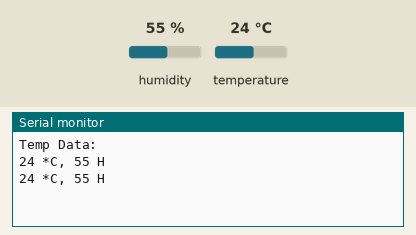
A sketch run on a simulated Arduino Uno, built with avr-gcc and run on an emulated ATmega328P. On the bench: the last lines printed to the serial monitor. The test bench sets the inputs (shaded band); at power-on: humidity 55 %, temperature 24 °C.

Above: at 2.3 s.
2.4 s: humidity set to 22 %
At 3.8 s:
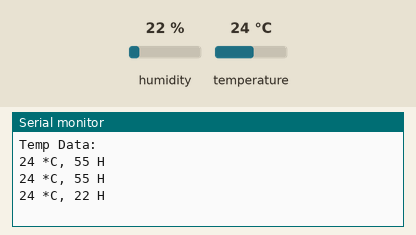
4.5 s: temperature set to 12 °C
At 5.8 s:
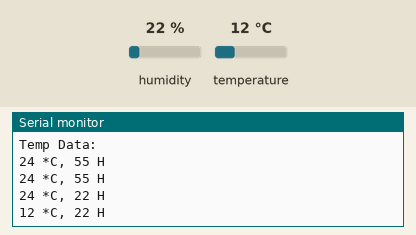
6.6 s: humidity set to 40 %
At 8.6 s:
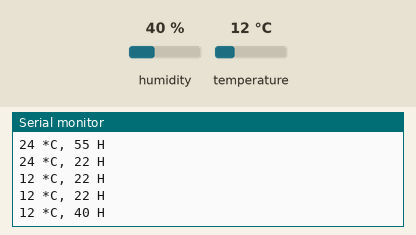
Timing chart, 0 to 10.1 s (numbered marks = the images above; inputs shaded):
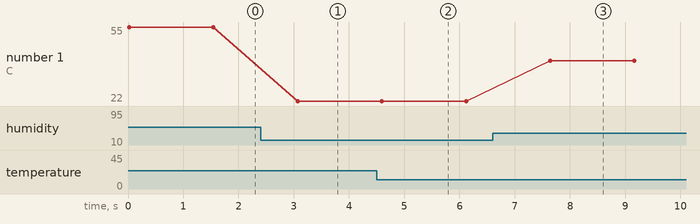

The sketch:

DHT11Default.ino
```cpp
#include <SimpleDHT.h>

// for DHT11,
//      VCC: 5V or 3V
//      GND: GND
//      DATA: 2
int pinDHT11 = 2;
SimpleDHT11 dht11(pinDHT11);

void setup() {
    // start working...

  Serial.begin(9600);
  Serial.println("Temp Data: ");
}

void loop() {


  // read without samples.
  byte temperature = 0;
  byte humidity = 0;
  int err = SimpleDHTErrSuccess;
  if ((err = dht11.read(&temperature, &humidity, NULL)) != SimpleDHTErrSuccess) {
    Serial.print("Read DHT11 failed, err="); Serial.print(SimpleDHTErrCode(err));
    Serial.print(","); Serial.println(SimpleDHTErrDuration(err)); delay(1000);
    return;
  }


  Serial.print((int)temperature); Serial.print(" *C, ");
  Serial.print((int)humidity); Serial.println(" H");

  // DHT11 sampling rate is 1HZ.
  delay(1500);
}


//#include <dht.h>
//#define dht_apin 2 // Analog Pin sensor is connected to
//
//dht DHT;
//
//
//
//void setup(){
//
//  Serial.begin(9600);
//  delay(500);//Delay to let system boot
//  Serial.println("DHT11 Humidity & temperature Sensor\n\n");
//  delay(1000);//Wait before accessing Sensor
//
//}//end "setup()"
//
//void loop(){
//  //Start of Program
//
//    DHT.read11(dht_apin);
//
//    Serial.print("Current humidity = ");
//    Serial.print(DHT.humidity);
//    Serial.print("%  ");
//    Serial.print("temperature = ");
//    Serial.print(DHT.temperature);
//    Serial.println("C  ");
//
//    delay(500);//Wait 5 seconds before accessing sensor again.
//
//  //Fastest should be once every two seconds.
//
//}// end loop()
```

Measured:
- after the input at 2.4 s, the serial monitor: prints a new line after 0.67 s (image 1)
- after the input at 4.5 s, the serial monitor: prints a new line after 0.09 s (image 2)
- after the input at 6.6 s, the serial monitor: prints a new line after 1.0 s (image 3)
- plotted number 1: 55 → 22 after the input at 2.4 s, 22 → 40 after the input at 6.6 s
